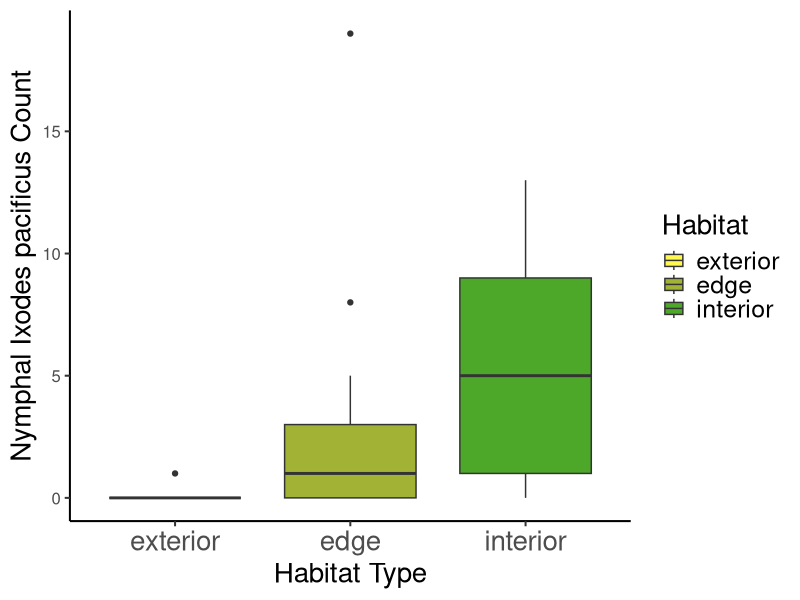
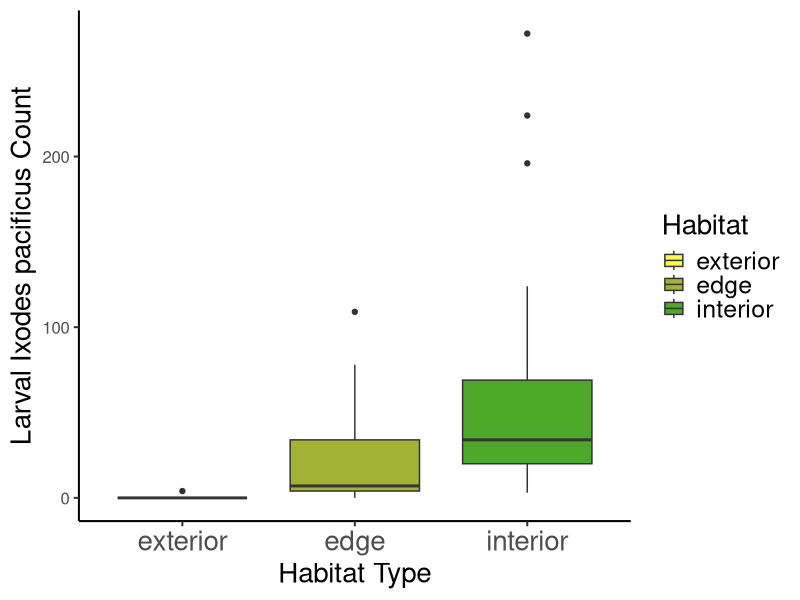
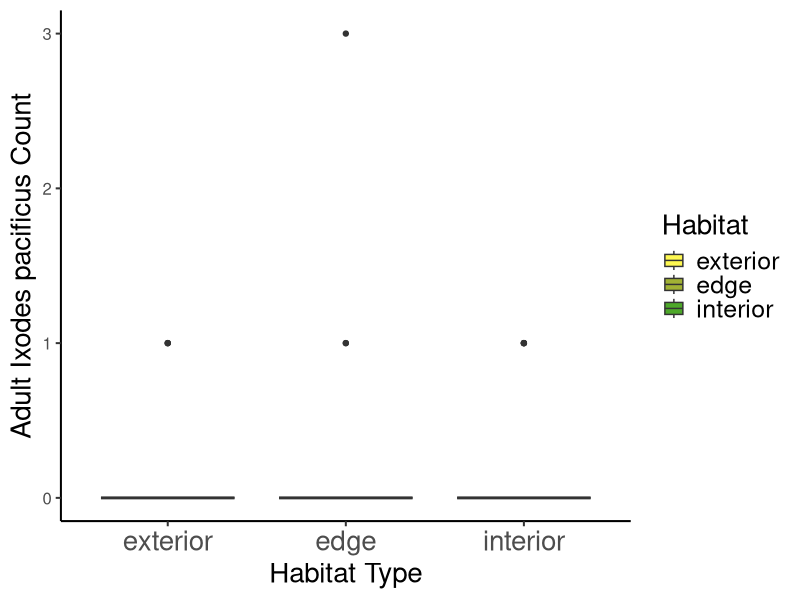
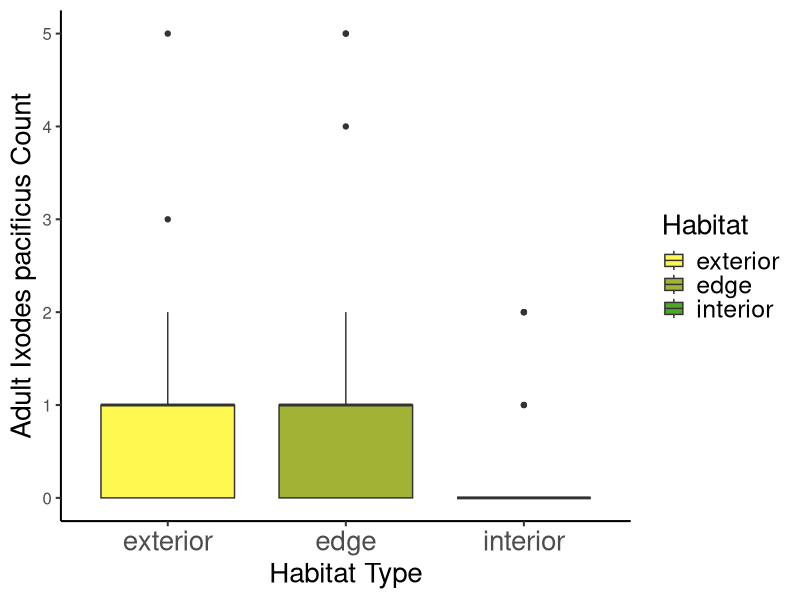
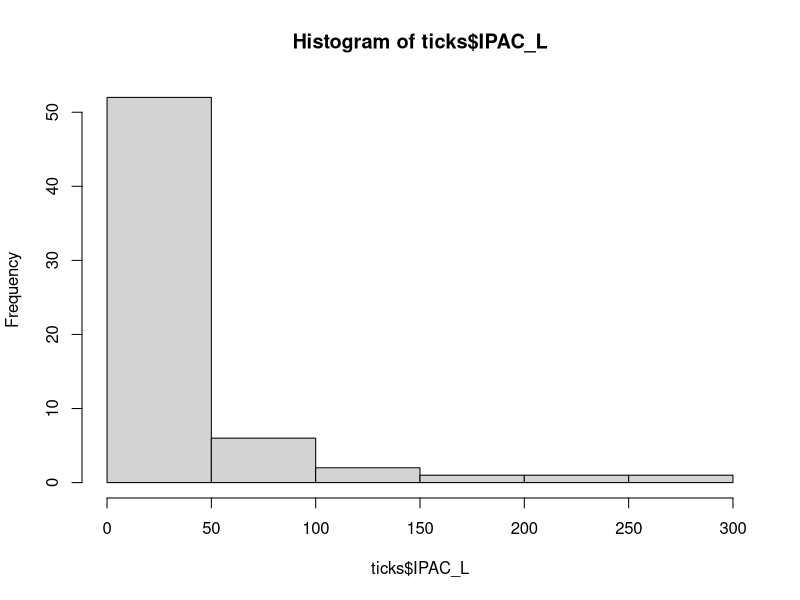
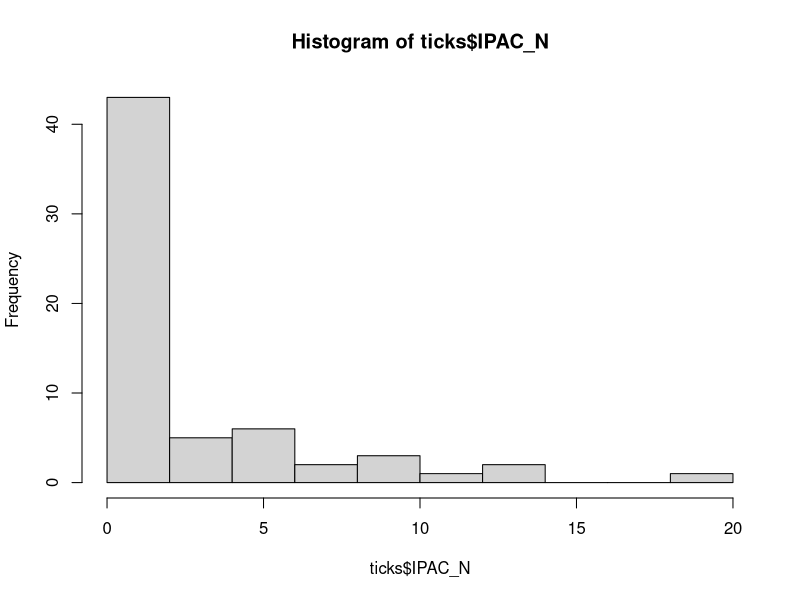
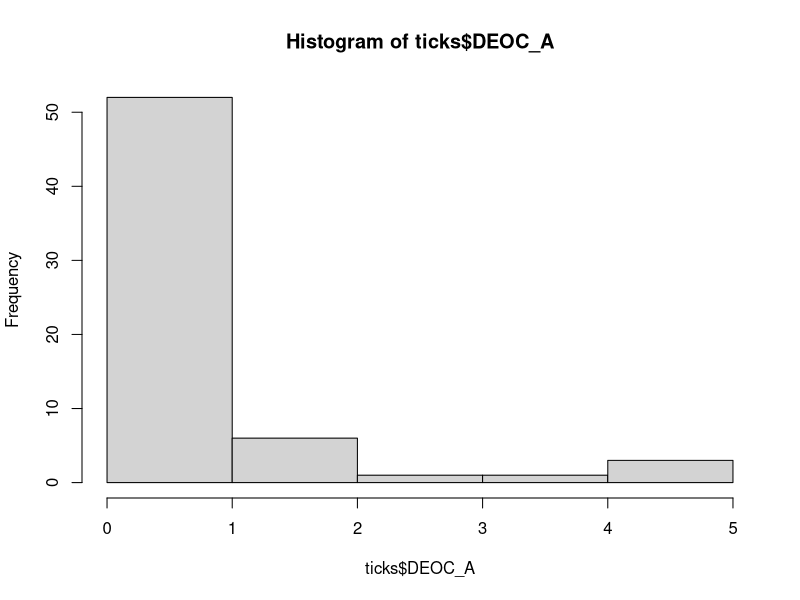

These charts were generated, in order, by the following R code: (Note: this script raises an error after producing the figures.)
## ---- chunk 1
library(tidyverse)
library(tidyr)
library(ggplot2)
library(emmeans)
library(multcompView)
library(multcomp)
## ---- chunk 2
setwd("~/Documents/GitHub/Lyme-disease-disk-in-ecotone-habitats/Dataset")
## ---- chunk 3
ticks<-read.csv("Plot_Data copy.csv", header = TRUE, stringsAsFactors = TRUE)
## ---- chunk 4
ticks$Habitat <- factor(ticks$Habitat, levels = c("exterior", "edge", "interior"))

 p1 <- ggplot(ticks,aes(x=Habitat,y=IPAC_N, fill = Habitat)) +
     geom_boxplot() +
     theme_classic(15) +
     ylab("Nymphal Ixodes pacificus Count") +
     xlab("Habitat Type")+
     scale_fill_manual(values = c("exterior" = "#FEF851", "edge" = "#A1B234", "interior" = "#4DA829"))+
   theme(
    axis.title.x = element_text(size = 20),
    axis.title.y = element_text(size = 20),
    legend.title = element_text(size = 20),  # Title of the legend
    axis.text.x = element_text(size = 20),  # x-axis category labels
   legend.text = element_text(size = 18)    # Labels inside the legend
  )
p1

 p2 <- ggplot(ticks,aes(x=Habitat,y=IPAC_L, fill = Habitat)) +
     geom_boxplot() +
     theme_classic(15) +
     ylab("Larval Ixodes pacificus Count") +
     xlab("Habitat Type")+
     scale_fill_manual(values = c("exterior" = "#FEF851", "edge" = "#A1B234", "interior" = "#4DA829"))+
   theme(
    axis.title.x = element_text(size = 20),
    axis.title.y = element_text(size = 20),
    legend.title = element_text(size = 20),  # Title of the legend
    axis.text.x = element_text(size = 20),  # x-axis category labels
   legend.text = element_text(size = 18)    # Labels inside the legend
  )
p2

 p3 <- ggplot(ticks,aes(x=Habitat,y=IPAC_A, fill = Habitat)) +
     geom_boxplot() +
     theme_classic(15) +
     ylab("Adult Ixodes pacificus Count") +
     xlab("Habitat Type")+
     scale_fill_manual(values = c("exterior" = "#FEF851", "edge" = "#A1B234", "interior" = "#4DA829"))+
   theme(
    axis.title.x = element_text(size = 20),
    axis.title.y = element_text(size = 20),
    legend.title = element_text(size = 20),  # Title of the legend
    axis.text.x = element_text(size = 20),  # x-axis category labels
   legend.text = element_text(size = 18)    # Labels inside the legend
  )
p3
## ---- chunk 5
 p4 <- ggplot(ticks,aes(x=Habitat,y=DEOC_A, fill = Habitat)) +
     geom_boxplot() +
     theme_classic(15) +
     ylab("Adult Ixodes pacificus Count") +
     xlab("Habitat Type")+
     scale_fill_manual(values = c("exterior" = "#FEF851", "edge" = "#A1B234", "interior" = "#4DA829"))+
   theme(
    axis.title.x = element_text(size = 20),
    axis.title.y = element_text(size = 20),
    legend.title = element_text(size = 20),  # Title of the legend
    axis.text.x = element_text(size = 20),  # x-axis category labels
   legend.text = element_text(size = 18)    # Labels inside the legend
  )
p4
## ---- chunk 6
hist(ticks$IPAC_L)
hist(ticks$IPAC_N)
hist(ticks$DEOC_A)
## ---- chunk 7
m1<- glmmTMB(IPAC_L ~ Habitat +
                   (1 | Site),
                   family = poisson(link = "log"),
                   data = ticks)
m2<- glmmTMB(IPAC_L ~ Habitat +
                   (1 | Site) + (1 | Date),
                   family = poisson(link = "log"),
                   data = ticks)
m3<- glmmTMB(IPAC_L ~ Habitat,
                   family = poisson(link = "log"),
                   data = ticks)


AIC(m1, m2, m3)

summary(m2)

## ---- chunk 8
m4<- glmmTMB(IPAC_N ~ Habitat +
                   (1 | Site),
                   family = poisson(link = "log"),
                   data = ticks)
m5<- glmmTMB(IPAC_N ~ Habitat +
                   (1 | Site) + (1 | Date),
                   family = poisson(link = "log"),
                   data = ticks)
m6<- glmmTMB(IPAC_N ~ Habitat,
                   family = poisson(link = "log"),
                   data = ticks)


AIC(m4, m5, m6)

summary(m5)

## ---- chunk 9
m7<- glmmTMB(DEOC_A ~ Habitat +
                   (1 | Site),
                   family = poisson(link = "log"),
                   data = ticks)
m8<- glmmTMB(DEOC_A ~ Habitat +
                   (1 | Site) + (1 | Date),
                   family = poisson(link = "log"),
                   data = ticks)
m9<- glmmTMB(DEOC_A ~ Habitat,
                   family = poisson(link = "log"),
                   data = ticks)


AIC(m7, m8, m9)

summary(m8)
## ---- chunk 10
library(emmeans)
em2 <- emmeans(m2, ~ Habitat)

# Pairwise comparisons between habitat types
pairs(em2, adjust = "tukey")
## ---- chunk 11
library(emmeans)
em5 <- emmeans(m5, ~ Habitat)

# Pairwise comparisons between habitat types
pairs(em5, adjust = "tukey")
## ---- chunk 12
library(emmeans)
em8 <- emmeans(m8, ~ Habitat)

# Pairwise comparisons between habitat types
pairs(em8, adjust = "tukey")
## ---- chunk 13
p1+ annotate("text", x = 1, y = 3, label = "A", size = 6, fontface = "bold") + annotate("text", x = 2, y = 22, label = "B", size = 6, fontface = "bold") + annotate("text", x = 3, y = 15, label = "C", size = 6, fontface = "bold")
## ---- chunk 14
p4+ annotate("text", x = 1, y = 6, label = "AB", size = 6, fontface = "bold") + annotate("text", x = 2, y = 7, label = "A", size = 6, fontface = "bold") + annotate("text", x = 3, y = 4, label = "B", size = 6, fontface = "bold")
